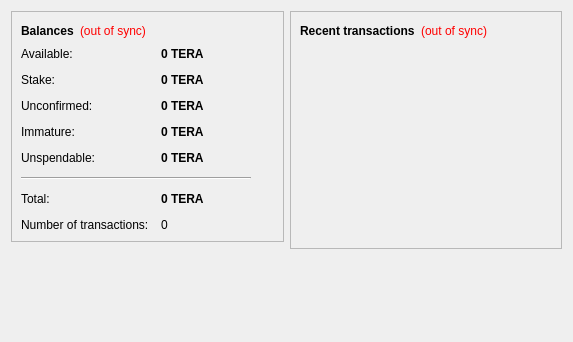
<?xml version="1.0" encoding="UTF-8"?>
<ui version="4.0">
 <class>OverviewPage</class>
 <widget class="QWidget" name="OverviewPage">
  <property name="geometry">
   <rect>
    <x>0</x>
    <y>0</y>
    <width>573</width>
    <height>342</height>
   </rect>
  </property>
  <property name="windowTitle">
   <string>Form</string>
  </property>
  <layout class="QHBoxLayout" name="horizontalLayout" stretch="1,1">
   <item>
    <layout class="QVBoxLayout" name="verticalLayout_2">
     <item>
      <widget class="QFrame" name="frame">
       <property name="frameShape">
        <enum>QFrame::StyledPanel</enum>
       </property>
       <property name="frameShadow">
        <enum>QFrame::Raised</enum>
       </property>
       <layout class="QVBoxLayout" name="verticalLayout_4">
        <item>
         <layout class="QHBoxLayout" name="horizontalLayout_4">
          <item>
           <widget class="QLabel" name="label_5">
            <property name="font">
             <font>
              <weight>75</weight>
              <bold>true</bold>
             </font>
            </property>
            <property name="text">
             <string>Balances</string>
            </property>
           </widget>
          </item>
          <item>
           <widget class="QLabel" name="labelWalletStatus">
            <property name="toolTip">
             <string>The displayed information may be out of date. Your wallet automatically synchronizes with the TeraCoin network after a connection is established, but this process has not completed yet.</string>
            </property>
            <property name="styleSheet">
             <string notr="true">QLabel { color: red; }</string>
            </property>
            <property name="text">
             <string notr="true">(out of sync)</string>
            </property>
            <property name="alignment">
             <set>Qt::AlignLeading|Qt::AlignLeft|Qt::AlignVCenter</set>
            </property>
           </widget>
          </item>
          <item>
           <spacer name="horizontalSpacer_2">
            <property name="orientation">
             <enum>Qt::Horizontal</enum>
            </property>
            <property name="sizeHint" stdset="0">
             <size>
              <width>40</width>
              <height>20</height>
             </size>
            </property>
           </spacer>
          </item>
         </layout>
        </item>
        <item>
         <layout class="QFormLayout" name="formLayout_2">
          <property name="fieldGrowthPolicy">
           <enum>QFormLayout::AllNonFixedFieldsGrow</enum>
          </property>
          <property name="horizontalSpacing">
           <number>12</number>
          </property>
          <property name="verticalSpacing">
           <number>12</number>
          </property>
          <item row="0" column="0">
           <widget class="QLabel" name="labelAvailableText">
            <property name="toolTip">
             <string>Your current available balance</string>
            </property>
            <property name="text">
             <string>Available:</string>
            </property>
           </widget>
          </item>
          <item row="0" column="1">
           <widget class="QLabel" name="labelAvailable">
            <property name="font">
             <font>
              <weight>75</weight>
              <bold>true</bold>
             </font>
            </property>
            <property name="cursor">
             <cursorShape>IBeamCursor</cursorShape>
            </property>
            <property name="toolTip">
             <string>Your current available balance</string>
            </property>
            <property name="text">
             <string notr="true">0 TERA</string>
            </property>
            <property name="alignment">
             <set>Qt::AlignLeading|Qt::AlignLeft|Qt::AlignVCenter</set>
            </property>
            <property name="textInteractionFlags">
             <set>Qt::LinksAccessibleByMouse|Qt::TextSelectableByKeyboard|Qt::TextSelectableByMouse</set>
            </property>
           </widget>
          </item>
          <item row="1" column="0">
           <widget class="QLabel" name="label_6">
            <property name="toolTip">
             <string>Total of coins that was staked, and do not yet count toward the current balance</string>
            </property>
            <property name="text">
             <string>Stake:</string>
            </property>
           </widget>
          </item>
          <item row="1" column="1">
           <widget class="QLabel" name="labelStake">
            <property name="font">
             <font>
              <weight>75</weight>
              <bold>true</bold>
             </font>
            </property>
            <property name="cursor">
             <cursorShape>IBeamCursor</cursorShape>
            </property>
            <property name="toolTip">
             <string>Total of coins that was staked, and do not yet count toward the current balance</string>
            </property>
            <property name="text">
             <string notr="true">0 TERA</string>
            </property>
            <property name="alignment">
             <set>Qt::AlignLeading|Qt::AlignLeft|Qt::AlignVCenter</set>
            </property>
            <property name="textInteractionFlags">
             <set>Qt::LinksAccessibleByMouse|Qt::TextSelectableByKeyboard|Qt::TextSelectableByMouse</set>
            </property>
           </widget>
          </item>
          <item row="2" column="0">
           <widget class="QLabel" name="label_3">
            <property name="toolTip">
             <string>Total of transactions that have yet to be confirmed, and do not yet count toward the current balance</string>
            </property>
            <property name="text">
             <string>Unconfirmed:</string>
            </property>
           </widget>
          </item>
          <item row="2" column="1">
           <widget class="QLabel" name="labelUnconfirmed">
            <property name="font">
             <font>
              <weight>75</weight>
              <bold>true</bold>
             </font>
            </property>
            <property name="cursor">
             <cursorShape>IBeamCursor</cursorShape>
            </property>
            <property name="toolTip">
             <string>Total of transactions that have yet to be confirmed, and do not yet count toward the current balance</string>
            </property>
            <property name="text">
             <string notr="true">0 TERA</string>
            </property>
            <property name="alignment">
             <set>Qt::AlignLeading|Qt::AlignLeft|Qt::AlignVCenter</set>
            </property>
            <property name="textInteractionFlags">
             <set>Qt::LinksAccessibleByMouse|Qt::TextSelectableByKeyboard|Qt::TextSelectableByMouse</set>
            </property>
           </widget>
          </item>
          <item row="3" column="0">
           <widget class="QLabel" name="labelImmatureText">
            <property name="toolTip">
             <string>Mined balance that has not yet matured</string>
            </property>
            <property name="text">
             <string>Immature:</string>
            </property>
           </widget>
          </item>
          <item row="3" column="1">
           <widget class="QLabel" name="labelImmature">
            <property name="font">
             <font>
              <weight>75</weight>
              <bold>true</bold>
             </font>
            </property>
            <property name="toolTip">
             <string>Mined balance that has not yet matured</string>
            </property>
            <property name="text">
             <string notr="true">0 TERA</string>
            </property>
            <property name="alignment">
             <set>Qt::AlignLeading|Qt::AlignLeft|Qt::AlignVCenter</set>
            </property>
            <property name="textInteractionFlags">
             <set>Qt::LinksAccessibleByMouse|Qt::TextSelectableByKeyboard|Qt::TextSelectableByMouse</set>
            </property>
           </widget>
          </item>
          <item row="4" column="0">
           <widget class="QLabel" name="labelBalanceWatchOnlyText">
            <property name="toolTip">
             <string>Your unspendable balance</string>
            </property>
            <property name="text">
             <string>Unspendable:</string>
            </property>
           </widget>
          </item>
          <item row="4" column="1">
           <widget class="QLabel" name="labelBalanceWatchOnly">
            <property name="font">
             <font>
              <weight>75</weight>
              <bold>true</bold>
             </font>
            </property>
            <property name="cursor">
             <cursorShape>IBeamCursor</cursorShape>
            </property>
            <property name="toolTip">
             <string>Your unspendable balance</string>
            </property>
            <property name="text">
             <string notr="true">0 TERA</string>
            </property>
            <property name="alignment">
             <set>Qt::AlignLeading|Qt::AlignLeft|Qt::AlignVCenter</set>
            </property>
            <property name="textInteractionFlags">
             <set>Qt::LinksAccessibleByMouse|Qt::TextSelectableByKeyboard|Qt::TextSelectableByMouse</set>
            </property>
           </widget>
          </item>
          <item row="5" column="0" colspan="2">
           <widget class="Line" name="line">
            <property name="maximumSize">
             <size>
              <width>230</width>
              <height>16777215</height>
             </size>
            </property>
            <property name="orientation">
             <enum>Qt::Horizontal</enum>
            </property>
           </widget>
          </item>
          <item row="6" column="0">
           <widget class="QLabel" name="labelTotalText">
            <property name="toolTip">
             <string>Your current total balance</string>
            </property>
            <property name="text">
             <string>Total:</string>
            </property>
           </widget>
          </item>
          <item row="6" column="1">
           <widget class="QLabel" name="labelTotal">
            <property name="font">
             <font>
              <weight>75</weight>
              <bold>true</bold>
             </font>
            </property>
            <property name="toolTip">
             <string>Your current total balance</string>
            </property>
            <property name="text">
             <string notr="true">0 TERA</string>
            </property>
            <property name="alignment">
             <set>Qt::AlignLeading|Qt::AlignLeft|Qt::AlignVCenter</set>
            </property>
            <property name="textInteractionFlags">
             <set>Qt::LinksAccessibleByMouse|Qt::TextSelectableByKeyboard|Qt::TextSelectableByMouse</set>
            </property>
           </widget>
          </item>
          <item row="7" column="0">
           <widget class="QLabel" name="label_2">
            <property name="toolTip">
             <string>Total number of transactions in wallet</string>
            </property>
            <property name="text">
             <string>Number of transactions:</string>
            </property>
           </widget>
          </item>
          <item row="7" column="1">
           <widget class="QLabel" name="labelNumTransactions">
            <property name="toolTip">
             <string>Total number of transactions in wallet</string>
            </property>
            <property name="text">
             <string notr="true">0</string>
            </property>
           </widget>
          </item>
         </layout>
        </item>
       </layout>
      </widget>
     </item>
     <item>
      <spacer name="verticalSpacer">
       <property name="orientation">
        <enum>Qt::Vertical</enum>
       </property>
       <property name="sizeHint" stdset="0">
        <size>
         <width>20</width>
         <height>40</height>
        </size>
       </property>
      </spacer>
     </item>
    </layout>
   </item>
   <item>
    <layout class="QVBoxLayout" name="verticalLayout_3">
     <item>
      <widget class="QFrame" name="frame_2">
       <property name="frameShape">
        <enum>QFrame::StyledPanel</enum>
       </property>
       <property name="frameShadow">
        <enum>QFrame::Raised</enum>
       </property>
       <layout class="QVBoxLayout" name="verticalLayout">
        <item>
         <layout class="QHBoxLayout" name="horizontalLayout_2">
          <item>
           <widget class="QLabel" name="label_4">
            <property name="text">
             <string>&lt;b&gt;Recent transactions&lt;/b&gt;</string>
            </property>
           </widget>
          </item>
          <item>
           <widget class="QLabel" name="labelTransactionsStatus">
            <property name="toolTip">
             <string>The displayed information may be out of date. Your wallet automatically synchronizes with the TeraCoin network after a connection is established, but this process has not completed yet.</string>
            </property>
            <property name="styleSheet">
             <string notr="true">QLabel { color: red; }</string>
            </property>
            <property name="text">
             <string notr="true">(out of sync)</string>
            </property>
            <property name="alignment">
             <set>Qt::AlignRight|Qt::AlignTrailing|Qt::AlignVCenter</set>
            </property>
           </widget>
          </item>
          <item>
           <spacer name="horizontalSpacer">
            <property name="orientation">
             <enum>Qt::Horizontal</enum>
            </property>
            <property name="sizeHint" stdset="0">
             <size>
              <width>40</width>
              <height>20</height>
             </size>
            </property>
           </spacer>
          </item>
         </layout>
        </item>
        <item>
         <widget class="QListView" name="listTransactions">
          <property name="styleSheet">
           <string notr="true">QListView { background: transparent; }</string>
          </property>
          <property name="frameShape">
           <enum>QFrame::NoFrame</enum>
          </property>
          <property name="verticalScrollBarPolicy">
           <enum>Qt::ScrollBarAlwaysOff</enum>
          </property>
          <property name="horizontalScrollBarPolicy">
           <enum>Qt::ScrollBarAlwaysOff</enum>
          </property>
          <property name="selectionMode">
           <enum>QAbstractItemView::NoSelection</enum>
          </property>
         </widget>
        </item>
       </layout>
      </widget>
     </item>
     <item>
      <spacer name="verticalSpacer_2">
       <property name="orientation">
        <enum>Qt::Vertical</enum>
       </property>
       <property name="sizeHint" stdset="0">
        <size>
         <width>20</width>
         <height>40</height>
        </size>
       </property>
      </spacer>
     </item>
    </layout>
   </item>
  </layout>
 </widget>
 <resources/>
 <connections/>
</ui>
